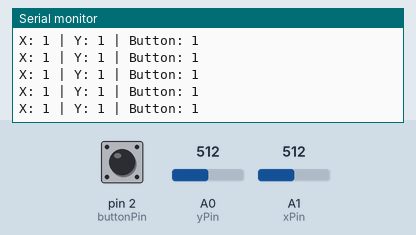
This sketch was run on a simulated Arduino Leonardo, built with avr-gcc and run on an emulated ATmega32U4. Shown: the last lines printed to the serial monitor. The test bench sets the inputs (shaded band); at power-on: A0 (yPin) = 512, A1 (xPin) = 512, pin 2 (buttonPin) HIGH. USB keyboard and mouse output is not drawn.

Above: at 1.2 s.
1.3 s: A0 (yPin) set to 716
At 2.1 s:
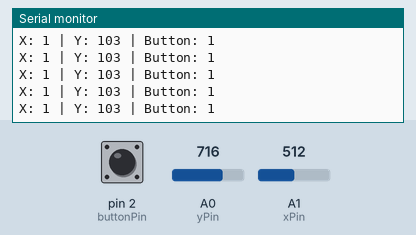
2.8 s: A1 (xPin) set to 716
At 3.5 s:
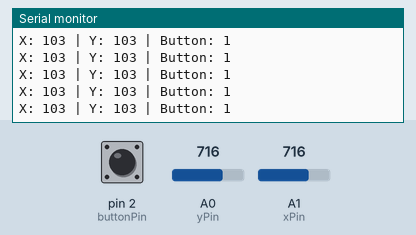
4.3 s: pin 2 (buttonPin) pulled LOW for 0.15 s
5.9 s: A0 (yPin) set to 900
At 6.5 s:
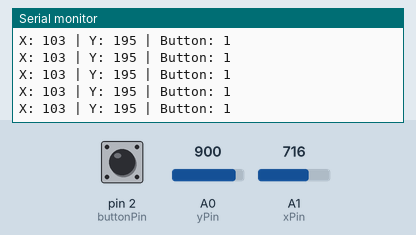
7.4 s: A1 (xPin) set to 511
At 8.2 s:
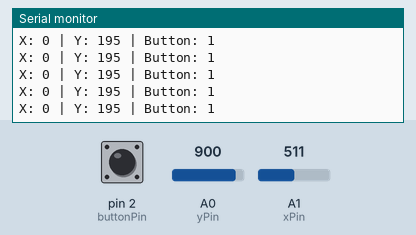
10.4 s: pin 2 (buttonPin) pulled LOW for 1 s
At 11.3 s:
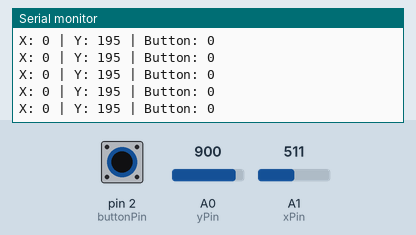
Timing chart, 0 to 13.4 s (numbered marks = the images above; inputs shaded):
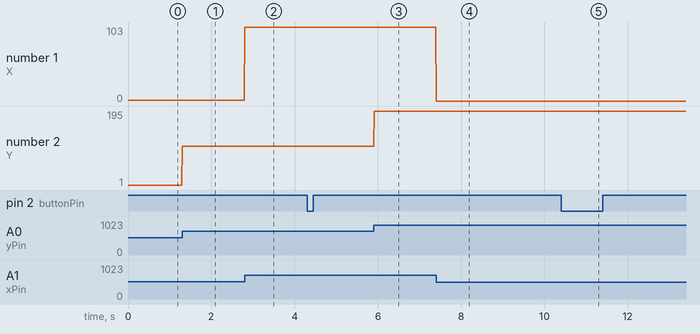

Measured:
- after the input at 1.3 s, the serial monitor: prints a new line at once (image 1)
- after the input at 2.8 s, the serial monitor: prints a new line at once (image 2)
- after the input at 5.9 s, the serial monitor: prints a new line at once (image 3)
- after the input at 7.4 s, the serial monitor: prints a new line at once (image 4)
- after the input at 10.4 s, the serial monitor: prints a new line at once (image 5)
- plotted number 2: 1 → 103 after the input at 1.3 s, 103 → 195 after the input at 5.9 s

The sketch:

ANTOJOYSTICK.ino
```cpp
#include "Joystick.h"

// Create Joystick
Joystick_ Joystick;
int xPin = A1;
int yPin = A0;
int buttonPin = 2;

int xPosition = 0;
int yPosition = 0;
int buttonState = 0;
int factor=2;
void setup() {
  // initialize serial communications at 9600 bps:
  Serial.begin(9600);

  pinMode(xPin, INPUT);
  pinMode(yPin, INPUT);

  //activate pull-up resistor on the push-button pin
  pinMode(buttonPin, INPUT_PULLUP);
  Joystick.setXAxisRange(-255, 255);
  Joystick.setYAxisRange(-255, 255);
  Joystick.begin();


}

void loop() {
  xPosition = (analogRead(xPin)/factor)-255;
  yPosition = (analogRead(yPin)/factor)-255;
  buttonState = digitalRead(buttonPin);
  Joystick.setXAxis(xPosition);
  Joystick.setYAxis(yPosition);
  Serial.print("X: ");
  Serial.print(xPosition);
  Serial.print(" | Y: ");
  Serial.print(yPosition);
  Serial.print(" | Button: ");
  Serial.println(buttonState);

  delay(10); // add some delay between reads
}
```
